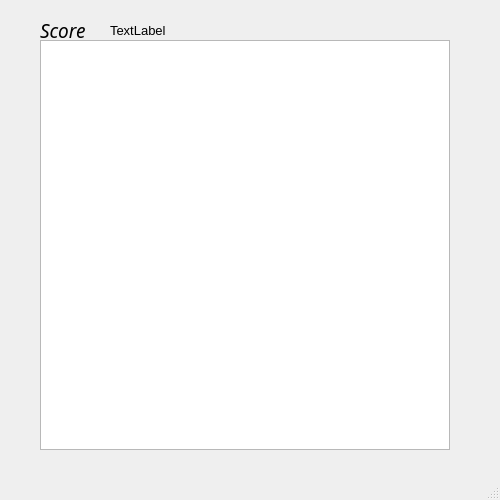
<?xml version="1.0" encoding="UTF-8"?>
<ui version="4.0">
 <class>MainWindow</class>
 <widget class="QMainWindow" name="MainWindow">
  <property name="geometry">
   <rect>
    <x>0</x>
    <y>0</y>
    <width>500</width>
    <height>500</height>
   </rect>
  </property>
  <property name="windowTitle">
   <string>MainWindow</string>
  </property>
  <widget class="QWidget" name="centralwidget">
   <widget class="QGraphicsView" name="graphicsView">
    <property name="geometry">
     <rect>
      <x>40</x>
      <y>40</y>
      <width>410</width>
      <height>410</height>
     </rect>
    </property>
   </widget>
   <widget class="QLabel" name="resultado">
    <property name="geometry">
     <rect>
      <x>110</x>
      <y>20</y>
      <width>61</width>
      <height>21</height>
     </rect>
    </property>
    <property name="font">
     <font>
      <pointsize>10</pointsize>
     </font>
    </property>
    <property name="text">
     <string>TextLabel</string>
    </property>
   </widget>
   <widget class="QLabel" name="resultado_2">
    <property name="geometry">
     <rect>
      <x>40</x>
      <y>20</y>
      <width>61</width>
      <height>20</height>
     </rect>
    </property>
    <property name="font">
     <font>
      <family>Lucida Calligraphy</family>
      <pointsize>14</pointsize>
      <italic>true</italic>
     </font>
    </property>
    <property name="lineWidth">
     <number>2</number>
    </property>
    <property name="text">
     <string>Score</string>
    </property>
    <property name="margin">
     <number>0</number>
    </property>
   </widget>
  </widget>
  <widget class="QMenuBar" name="menubar">
   <property name="geometry">
    <rect>
     <x>0</x>
     <y>0</y>
     <width>500</width>
     <height>21</height>
    </rect>
   </property>
  </widget>
  <widget class="QStatusBar" name="statusbar"/>
 </widget>
 <resources/>
 <connections/>
</ui>
